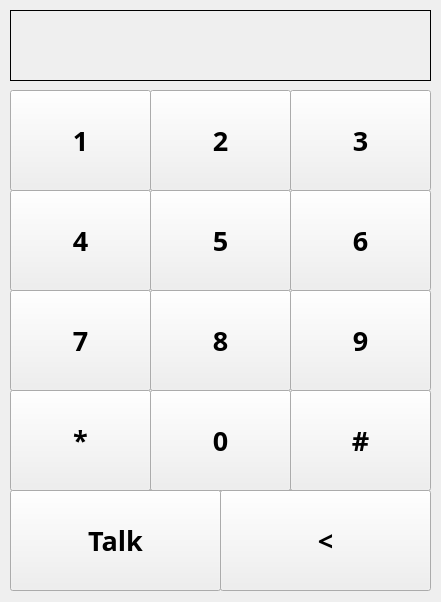
<?xml version="1.0" encoding="UTF-8"?>
<ui version="4.0">
 <class>Form</class>
 <widget class="QWidget" name="Form">
  <property name="geometry">
   <rect>
    <x>0</x>
    <y>0</y>
    <width>441</width>
    <height>602</height>
   </rect>
  </property>
  <property name="font">
   <font>
    <family>Segoe Script</family>
    <pointsize>20</pointsize>
    <bold>true</bold>
   </font>
  </property>
  <property name="windowTitle">
   <string>Form</string>
  </property>
  <widget class="QWidget" name="widget" native="true">
   <property name="geometry">
    <rect>
     <x>10</x>
     <y>90</y>
     <width>421</width>
     <height>501</height>
    </rect>
   </property>
   <widget class="QPushButton" name="button_1">
    <property name="geometry">
     <rect>
      <x>0</x>
      <y>0</y>
      <width>141</width>
      <height>101</height>
     </rect>
    </property>
    <property name="text">
     <string>1</string>
    </property>
   </widget>
   <widget class="QPushButton" name="button_2">
    <property name="geometry">
     <rect>
      <x>140</x>
      <y>0</y>
      <width>141</width>
      <height>101</height>
     </rect>
    </property>
    <property name="text">
     <string>2</string>
    </property>
   </widget>
   <widget class="QPushButton" name="button_3">
    <property name="geometry">
     <rect>
      <x>280</x>
      <y>0</y>
      <width>141</width>
      <height>101</height>
     </rect>
    </property>
    <property name="text">
     <string>3</string>
    </property>
   </widget>
   <widget class="QPushButton" name="button_4">
    <property name="geometry">
     <rect>
      <x>0</x>
      <y>100</y>
      <width>141</width>
      <height>101</height>
     </rect>
    </property>
    <property name="text">
     <string>4</string>
    </property>
   </widget>
   <widget class="QPushButton" name="button_5">
    <property name="geometry">
     <rect>
      <x>140</x>
      <y>100</y>
      <width>141</width>
      <height>101</height>
     </rect>
    </property>
    <property name="text">
     <string>5</string>
    </property>
   </widget>
   <widget class="QPushButton" name="button_6">
    <property name="geometry">
     <rect>
      <x>280</x>
      <y>100</y>
      <width>141</width>
      <height>101</height>
     </rect>
    </property>
    <property name="text">
     <string>6</string>
    </property>
   </widget>
   <widget class="QPushButton" name="button_7">
    <property name="geometry">
     <rect>
      <x>0</x>
      <y>200</y>
      <width>141</width>
      <height>101</height>
     </rect>
    </property>
    <property name="text">
     <string>7</string>
    </property>
   </widget>
   <widget class="QPushButton" name="button_8">
    <property name="geometry">
     <rect>
      <x>140</x>
      <y>200</y>
      <width>141</width>
      <height>101</height>
     </rect>
    </property>
    <property name="text">
     <string>8</string>
    </property>
   </widget>
   <widget class="QPushButton" name="button_9">
    <property name="geometry">
     <rect>
      <x>280</x>
      <y>200</y>
      <width>141</width>
      <height>101</height>
     </rect>
    </property>
    <property name="text">
     <string>9</string>
    </property>
   </widget>
   <widget class="QPushButton" name="button_mul">
    <property name="geometry">
     <rect>
      <x>0</x>
      <y>300</y>
      <width>141</width>
      <height>101</height>
     </rect>
    </property>
    <property name="text">
     <string>*</string>
    </property>
   </widget>
   <widget class="QPushButton" name="button_0">
    <property name="geometry">
     <rect>
      <x>140</x>
      <y>300</y>
      <width>141</width>
      <height>101</height>
     </rect>
    </property>
    <property name="text">
     <string>0</string>
    </property>
   </widget>
   <widget class="QPushButton" name="button_hash">
    <property name="geometry">
     <rect>
      <x>280</x>
      <y>300</y>
      <width>141</width>
      <height>101</height>
     </rect>
    </property>
    <property name="text">
     <string>#</string>
    </property>
   </widget>
   <widget class="QPushButton" name="button_talk">
    <property name="geometry">
     <rect>
      <x>0</x>
      <y>400</y>
      <width>211</width>
      <height>101</height>
     </rect>
    </property>
    <property name="text">
     <string>Talk</string>
    </property>
   </widget>
   <widget class="QPushButton" name="button_del">
    <property name="geometry">
     <rect>
      <x>210</x>
      <y>400</y>
      <width>211</width>
      <height>101</height>
     </rect>
    </property>
    <property name="text">
     <string>&lt;</string>
    </property>
   </widget>
  </widget>
  <widget class="QLabel" name="label">
   <property name="geometry">
    <rect>
     <x>10</x>
     <y>10</y>
     <width>421</width>
     <height>71</height>
    </rect>
   </property>
   <property name="font">
    <font>
     <family>Segoe Script</family>
     <pointsize>18</pointsize>
     <bold>true</bold>
    </font>
   </property>
   <property name="frameShape">
    <enum>QFrame::Panel</enum>
   </property>
   <property name="frameShadow">
    <enum>QFrame::Plain</enum>
   </property>
   <property name="text">
    <string/>
   </property>
  </widget>
 </widget>
 <resources/>
 <connections/>
</ui>
